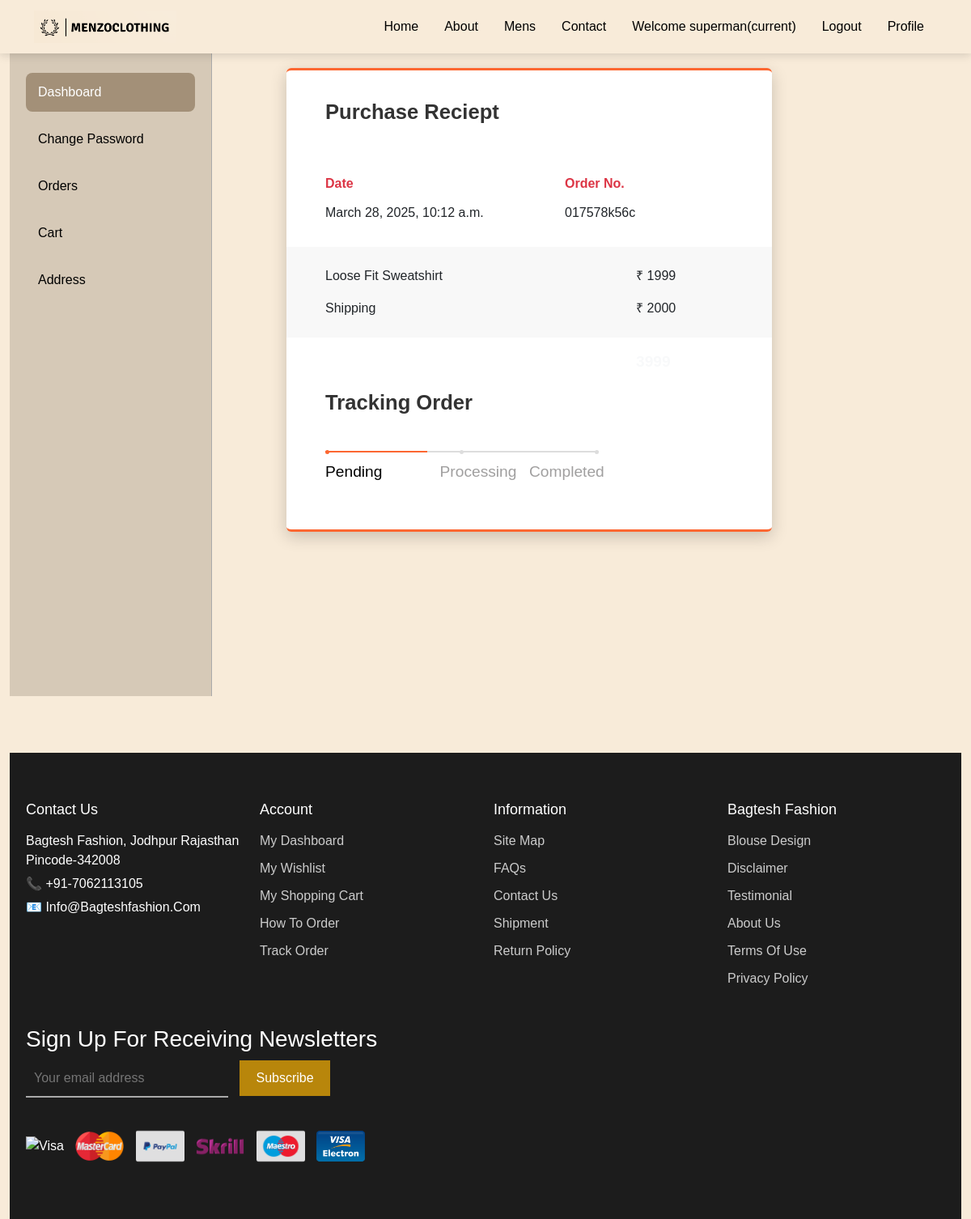
Page /order/ (signed in) on the committed database.
### core/models.py (models this page shows, shortened)
class Order(models.Model):
    STATUS_CHOICES = [
        ('PENDING', 'Pending'),
        ('PROCESSING', 'Processing'),
        ('COMPLETED', 'Completed'),
        ('CANCELLED', 'Cancelled'),
    ]
    user = models.ForeignKey(User, on_delete=models.CASCADE)
    customer = models.ForeignKey(CustomerDetail, on_delete=models.CASCADE)
    pet = models.ForeignKey(Pet, on_delete=models.CASCADE)
    quantity = models.PositiveIntegerField(default=1)
    order_at = models.DateTimeField(auto_now_add=True)
    status = models.CharField(max_length=20, choices=STATUS_CHOICES, default='PENDING')

class Pet(models.Model):
    name = models.CharField(max_length=100)
    category = models.CharField(max_length=20)
    small_description=models.CharField(max_length=300)
    description=models.TextField()
    original_price = models.IntegerField()
    discounted_price = models.IntegerField()
    pet_image =models.ImageField(upload_to='pet_images')  # As we are using image field we have to intall 'pillow'. And we have to Define MEDIA_URL in settings.py file so that all folder should save in media directory

### core/views.py (the view)
# urls.py: path('order/',views.order,name='order'),
def order(request):
    ord= Order.objects.filter(user=request.user)
    return render(request,'core/order.html',{'ord':ord})

### core/templates/core/order.html (shortened to what this page needs)
{% extends "core/base.html" %}
{% block content %}
<div class="container-fluid profile view-cart view-cart-right-side-bar">
    <div class="row">
        <div class="main-container">
            <div class="sidebar">
                <nav>
                    <ul class="nav flex-column">
                        <li class="nav-item">
                            <a class="nav-link active" href="{% url 'profile' %}">
                                Dashboard
                            </a>
                        </li>
                        <li class="nav-item">
                            <a class="nav-link" href="{% url 'changepassword' %}">
                                Change Password
                            </a>
                        </li>
                        <li class="nav-item">
                            <a class="nav-link" href="{% url "order" %}">
                                Orders
                            </a>
                        </li>
                        <li class="nav-item">
                            <a class="nav-link" href="{% url 'viewcart' %}">
                                Cart
                            </a>
                        </li>
                        <li class="nav-item">
                            <a class="nav-link" href="{% url 'address' %}">
                                Address
                            </a>
                        </li>
                    </ul>
                </nav>
            </div>
        <div class="col-md-8">
                {% for o in ord %}
                <div class="order">
                    <div class="card">
                        <div class="title">Purchase Reciept</div>
                        <div class="info">
                            <div class="row">
                                <div class="col-7">
                                    <span id="heading" class="text-danger">Date</span><br>
                                    <span id="details" >{{o.order_at}}</span>
                                </div>
                                <div class="col-5 pull-right">
                                    <span id="heading" class="text-danger">Order No.</span><br>
                                    <span id="details">017578k56c</span>
                                </div>
                            </div>
                        </div>
                        <div class="pricing">
                            <div class="row">
                                <div class="col-9">
                                    <span id="name">{{o.pet.name}}</span>
                                </div>
                                <div class="col-3">
                                    <span id="price">₹
                                        {{o.pet.discounted_price}}</span>
                                </div>
                            </div>
                            <div class="row">
                                <div class="col-9">
                                    <span id="name">Shipping</span>
                                </div>
                                <div class="col-3">
                                    <span id="price">₹ 2000</span>
                                </div>
                            </div>
                        </div>
                        <div class="total">
                            <div class="row">
                                <div class="col-9"></div>
                                <div class="col-3 text-light"><big>{{o.pet.discounted_price|add:2000}}</big></div>
                            </div>
                        </div>
                        <div class="tracking">
                            <div class="title">Tracking Order</div>
                        </div>
                        {% if o.status == 'PENDING' %}
                        <div class="progress-track ml-5">
                            <ul id="progressbar">
                                <li class="step0 active "
                                    id="step1">Pending</li>
                                <li class="step0  text-center"
                                    id="step2">Processing</li>
                                <li class="step0  text-right"
                                    id="step3">Completed</li>
                            </ul>
                        </div>
                        {% endif %}
                    </div>
                </div>
                {% endfor %}
            </div>
    </div>
</div>
{% endblock content %}

### core/templates/core/navbar.html (shortened to what this page needs)
{% load static %}
<section id="header">
    <nav class="navbar navbar-expand-lg bg-custom fixed-top">
        <div class="container">
            <a class="navbar-brand" href="{% url "home" %}">
                <img src="{% static "core/images/menzoclothing2.png" %}" class="img-fluid" style="height: 40px;">
            </a>
            <div class="collapse navbar-collapse" id="navbarNavAltMarkup">
                <div class="navbar-nav ms-auto">
                    <a class="nav-link" href="{% url "home" %}">Home</a>
                    <a class="nav-link" href="{% url "about" %}">About</a>
                    <a class="nav-link" href="{% url "products" %}">Mens</a>
                    <a class="nav-link" href="{% url "contact" %}">Contact</a>
                    {% if request.user.is_authenticated %}
                    <a class="nav-link" href="{% url "profile" %}">Welcome {{request.user.first_name}}<span class="sr-only">(current)</span></a>
                    <a class="nav-link" href="{% url "logout" %}">Logout</a>
                    {% else %}
                    <a class="nav-link" href="{% url "registration" %}">Registration</a>
                    <a class="nav-link" href="{% url "login" %}">Login</a>
                    {% endif %}
                    <a class="nav-link active" aria-current="page" href="{% url "profile" %}">Profile</a>
                </div>
            </div>
        </div>
    </nav>
</section>

### core/static/core/css/main.css (style rules this page uses)
body { margin-top: 100px; font-family: Arial, sans-serif; margin: 0; padding: 0; background-color: #fff; color: #333; }
.bg-custom { background-color: #F8EBD9 !important; }
#header .fixed-top { box-shadow: 0 0.125rem 0.675rem rgb(0 0 0 / 15%); }
#header .navbar-nav .nav-link { color: black; padding: 0.5rem 1rem; text-align: center; transition: 0.3s; }
.text-danger { font-weight: 650; color: red; }

### core/templates/core/order.html (style rules this page uses)
body { margin-top:60px; background-color: #F8EBD9; }
.main-container { display: flex; min-height: 100vh; }
.sidebar { background-color: #d6c9b7; width: 250px; padding: 30px 20px; border-right: 1px solid #aaa; margin-right: 0; }
.sidebar .nav-link { color: #000; font-weight: 500; padding: 12px 15px; display: block; margin-bottom: 10px; }
.sidebar .nav-link.active { background-color: #a39078; color: #fff; border-radius: 8px; }
.card { margin: auto; width: 100%; max-width:600px; padding: 4vh 0; box-shadow: 0 6px 20px 0 rgba(0, 0, 0, 0.19); border-top: 3px solid rgb(252, 103, 49); border-bottom: 3px solid rgb(252, 103, 49); border-left: none; border-right: none; }
.title { color: #333; font-weight: 600; margin-bottom: 2vh; padding: 0 8%; font-size: initial; }
#details { font-weight: 400; }
.info { padding: 5% 8%; }
.info .col-5 { padding: 0; }
#heading { color: grey; line-height: 6vh; }
.pricing { background-color: #ddd3; padding: 2vh 8%; font-weight: 400; line-height: 2.5; }
.pricing .col-3 { padding: 0; }
.total { padding: 2vh 8%; color: rgb(252, 103, 49); font-weight: bold; }
.total .col-3 { padding: 0; }
#progressbar { margin-bottom: 3vh; overflow: hidden; color: rgb(252, 103, 49); padding-left: 0px; margin-top: 3vh }
#progressbar li { list-style-type: none; font-size: x-small; width: 25%; float: left; position: relative; font-weight: 400; color: rgb(160, 159, 159); }
#progressbar #step1:before { content: ""; color: rgb(252, 103, 49); width: 5px; height: 5px; margin-left: 0px !important; }
#progressbar #step2:before { content: ""; color: #fff; width: 5px; height: 5px; margin-left: 32%; }
#progressbar #step3:before { content: ""; color: #fff; width: 5px; height: 5px; margin-right: 32% ; }
#progressbar li:before { line-height: 29px; display: block; font-size: 12px; background: #ddd; border-radius: 50%; margin: auto; z-index: -1; margin-bottom: 1vh; }
#progressbar li:after { content: ''; height: 2px; background: #ddd; position: absolute; left: 0%; right: 0%; margin-bottom: 2vh; top: 1px; z-index: 1; }
.progress-track { padding: 0 8%; color:green; }
#progressbar li:nth-child(2):after { margin-right: auto; }
#progressbar li:nth-child(1):after { margin: auto; }
#progressbar li:nth-child(3):after { float: left; width: 68%; }
#progressbar li.active { color: black; }
#progressbar li.active:before, #progressbar li.active:after { background: rgb(252, 103, 49); }
.order { margin-top:3%; }
.title { font-size:1.6rem; }
#progressbar #step1 { font-size:1.2rem; }
#progressbar #step2 { font-size:1.2rem; }
#progressbar #step3 { font-size:1.2rem; }

### rows in the picture
Order: order_at "March 28, 2025, 10:12 a.m.", pet.name "Loose Fit Sweatshirt", pet.discounted_price "1999", status "Pending"

### other values in the picture
{{ request.user.first_name }} "superman"
